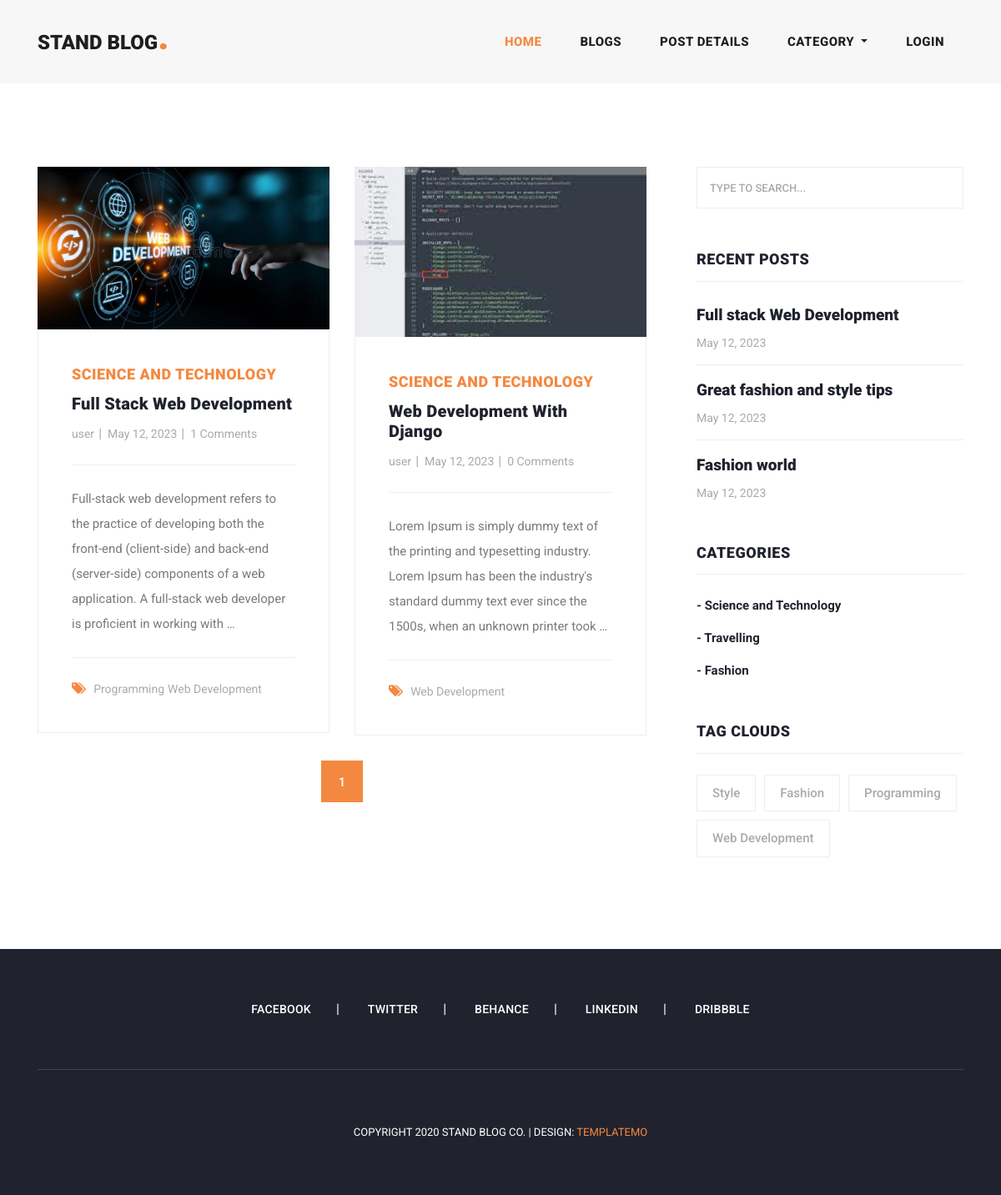
The app's page /category_blogs/science-and-technology/ with its own data.
### blog/models.py (models this page shows, shortened)
class Blog(models.Model):
    user = models.ForeignKey(User, related_name="user_blogs",on_delete=models.CASCADE)
    category = models.ForeignKey(Category,related_name="category_blogs",on_delete=models.CASCADE)
    tags = models.ManyToManyField(Tag,related_name="tag_blogs",blank=True)
    likes = models.ManyToManyField(User,related_name="user_likes", blank=True)
    title = models.CharField(max_length=140)
    slug = models.SlugField(null=True,blank=True)
    blog_image = models.ImageField(upload_to="blog_images")
    description = models.TextField()
    created = models.DateField(auto_now_add=True)

class Category(models.Model):
    title = models.CharField(max_length=150,unique=True)
    slug = models.SlugField(null=True,blank=True)
    created = models.DateField(auto_now_add=True)

class Tag(models.Model):
    title = models.CharField(max_length=150)
    slug = models.SlugField(null=True,blank=True)
    created = models.DateField(auto_now_add=True)

### user/models.py (models this page shows, shortened)
class User(AbstractUser):
    email = models.EmailField(
        max_length=150,
        unique=True,
        error_messages={
            "unique": "The email must be unique"
        }
    )
    profile_image = models.ImageField(
        null=True,
        blank=True,
        upload_to="profile_images"
    )
    REQUIRED_FIELDS = ["email"]
    objects = CustomUserManager()

### blog/views.py (the view)
# urls.py: path('category_blogs/<str:slug>/',category_blogs,name='category_blogs'),
def category_blogs(request,slug):
    category = get_object_or_404(Category, slug=slug)
    queryset = category.category_blogs.all()
    tags = Tag.objects.order_by('created')[:4]
    page = request.GET.get('page',1)
    paginator = Paginator(queryset, 2)
    recentblogs = Blog.objects.order_by('-created')[:5]
    try:
        blogs = paginator.page(page)
    except EmptyPage:
        blogs = paginator.page(1)
    except PageNotAnInteger:
        blogs = paginator.page(1)
        return redirect('blogs')
    context = {"blogs": blogs, "tags": tags, "recentblogs": recentblogs}
    return render(request, 'category_blogs.html',context)

### blog/context_processors.py (called while the page is built)
def get_all_categories(request):
    categories = Category.objects.all()
    context = {
        "categories": categories
    }
    return context

### templates/category_blogs.html (shortened to what this page needs)
{% extends 'main.html' %}
{% load static %}
{% block content %}
    <section class="blog-posts grid-system">
      <div class="container">
        <div class="row">
          <div class="col-lg-8">
            <div class="all-blog-posts">
              <div class="row">
                {% for blog in blogs %}
                {% include 'blog_card.html' %}
                {% endfor %}
                <div class="col-lg-12">
                  {% include 'pagination.html' %}
                </div>
              </div>
            </div>
          </div>
          {% include 'sidebar.html' with blogs=recentblogs %}
        </div>
      </div>
    </section>
{% endblock content %}

### templates/blog_card.html
{% load static %}
<div class="col-lg-6">
    <div class="blog-post">
      <div class="blog-thumb">
        <img src="{{blog.blog_image.url}}" alt="">
      </div>
      <div class="down-content">
        <span>{{blog.category.title}}</span>
        <a href="{% url 'blog_details' blog.slug %}"><h4>{{blog.title}}</h4></a>
        <ul class="post-info">
          <li><a href="#">{{blog.user.username}}</a></li>
          <li><a href="#">{{blog.created}}</a></li>
          <li><a href="#">{{blog.blog_comments.all.count}} Comments</a></li>
        </ul>
        <p>{{blog.description|truncatewords:"30"}}</p>
        <div class="post-options">
          <div class="row">
            <div class="col-lg-12">
              <ul class="post-tags">
                <li><i class="fa fa-tags"></i></li>
                {% if blog.tags.all.count > 0 %}
                {% for tag in blog.tags.all %}
                  <li><a href="">{{tag.title}}</a></li>
                {% endfor %}
                {% else %}
                None
                {% endif %}
              </ul>
            </div>
          </div>
        </div>
      </div>
    </div>
  </div>

### templates/sidebar.html
<div class="col-lg-4">
    <div class="sidebar">
      <div class="row">
        <div class="col-lg-12">
          <div class="sidebar-item search">
            <form id="search_form" name="gs" method="GET" action="#">
              <input type="text" name="q" class="searchText" placeholder="type to search..." autocomplete="on">
            </form>
          </div>
        </div>
        <div class="col-lg-12">
          <div class="sidebar-item recent-posts">
            <div class="sidebar-heading">
              <h2>Recent Posts</h2>
            </div>
            <div class="content">
              <ul>
                {% for blog in blogs|slice:"3" %}
                <li><a href="">
                  <h5>{{blog.title}}</h5>
                  <span>{{blog.created}}</span>
                </a></li>
                {% endfor %}
              </ul>
            </div>
          </div>
        </div>
        <div class="col-lg-12">
          <div class="sidebar-item categories">
            <div class="sidebar-heading">
              <h2>Categories</h2>
            </div>
            <div class="content">
              <ul>
                {% for category in categories %}
                <li><a href="{% url  'category_blogs' category.slug %}">- {{category.title}}</a></li>
                {% endfor %}
              </ul>
            </div>
          </div>
        </div>
        <div class="col-lg-12">
          <div class="sidebar-item tags">
            <div class="sidebar-heading">
              <h2>Tag Clouds</h2>
            </div>
            <div class="content">
              <ul>
                {% for tag in tags %}
                <li><a href="{% url 'tag_blogs' tag.slug %}">{{tag.title}}</a></li>
                {% endfor %}
              </ul>
            </div>
          </div>
        </div>
      </div>
    </div>
  </div>

### assets/css/templatemo-stand-blog.css (style rules this page uses)
body { font-family: 'Roboto', sans-serif; overflow-x: hidden; text-rendering: optimizeLegibility; -webkit-font-smoothing: antialiased; -moz-osx-font-smoothing: grayscale; }
p { margin-bottom: 0px; font-size: 15px; font-weight: 400; color: #7a7a7a; line-height: 30px; }
a { text-decoration: none!important; }
ul { padding: 0; margin: 0; list-style: none; }
h1,h2,h3,h4,h5,h6 { margin: 0px; }
.blog-posts { margin-top: 100px; }
.blog-posts .blog-post { margin-bottom: 30px; }
.blog-posts .blog-thumb img { width: 100%; overflow: hidden; }
.blog-posts .down-content { padding: 40px; border-right: 1px solid #eee; border-left: 1px solid #eee; border-bottom: 1px solid #eee; }
.blog-posts .down-content span { font-size: 18px; text-transform: uppercase; letter-spacing: 0.5px; font-weight: 900; color: #f48840; }
.blog-posts .down-content h4 { font-size: 24px; text-transform: capitalize; letter-spacing: 0.5px; font-weight: 900; color: #20232e; margin: 10px 0px 12px 0px; }
.blog-posts .down-content ul.post-info li { display: inline-block; margin-right: 8px; }
.blog-posts .down-content ul.post-info li:after { content: '|'; color: #aaa; margin-left: 8px; }
.blog-posts .down-content h4 { font-size: 20px; letter-spacing: 0.25px; }
.grid-system .down-content ul.post-info li { margin-right: 3px; }
.grid-system .down-content ul.post-info li:after { margin-left: 5px; }
.blog-posts .down-content ul.post-info li:last-child::after { display: none; }
.blog-posts .down-content ul.post-info li a { font-size: 14px; color: #aaa; font-weight: 400; transition: all .3s; }
.blog-posts .down-content p { padding: 25px 0px; margin: 25px 0px; border-top: 1px solid #eee; border-bottom: 1px solid #eee; }
.blog-posts .down-content ul.post-tags li, .blog-posts .down-content ul.post-share li { display: inline-block; }
.blog-posts .down-content ul.post-tags li:first-child i, .blog-posts .down-content ul.post-share li:first-child i { color: #f48840; margin-right: 5px; }
.blog-posts .down-content ul.post-tags li, .blog-posts .down-content ul.post-share li { color: #aaa; }
.blog-posts .down-content ul.post-tags li a, .blog-posts .down-content ul.post-share li a { font-size: 14px; color: #aaa; font-weight: 400; transition: all .3s; }
.blog-posts .sidebar-heading h2 { font-size: 18px; text-transform: uppercase; font-weight: 900; letter-spacing: 0.5px; color: #20232e; border-bottom: 1px solid #eee; padding-bottom: 15px; margin-bottom: 25px; }
.sidebar { margin-left: 30px; }
.sidebar .sidebar-item { margin-top: 50px; }
.sidebar .search { margin-top: 0px; }
.sidebar .sidebar-heading h2 { font-size: 18px; text-transform: uppercase; font-weight: 900; letter-spacing: 0.5px; color: #20232e; border-bottom: 1px solid #eee; padding-bottom: 15px; margin-bottom: 25px; }
.sidebar .search input { width: 100%; height: 50px; border: 1px solid #eee; font-size: 13px; text-transform: uppercase; font-weight: 500; color: #7a7a7a; outline: none; padding: 0px 15px; }
.sidebar .search input::placeholder { color: #aaa; }
.sidebar .recent-posts ul li { margin-bottom: 15px; padding-bottom: 15px; border-bottom: 1px solid #eee; }
.sidebar .recent-posts ul li:last-child { margin-bottom: 0px; padding-bottom: 0px; border-bottom: none; }
.sidebar .recent-posts ul li h5 { font-size: 19px; font-weight: 900; color: #20232e; line-height: 30px; transition: all 0.3s; }
.sidebar .recent-posts ul li span { display: block; font-size: 14px; color: #aaa; margin-top: 8px; }
.sidebar .categories ul li { margin-bottom: 15px; }
.sidebar .categories ul li:last-child { margin-bottom: 0px; }
.sidebar .categories ul li a { font-size: 15px; font-weight: 700; color: #20232e; transition: all .3s; }
.sidebar .tags ul li { margin-right: 6px; display: inline-block; }
.sidebar .tags ul li { margin-bottom: 10px; }
.sidebar .tags ul li a { font-size: 15px; font-weight: 500; color: #aaa; display: inline-block; border: 1px solid #eee; padding: 10px 18px; transition: all .3s; }

### records on screen
Blog: blog_image (picture), category "SCIENCE AND TECHNOLOGY", title "Full Stack Web Development", user.username "user", created "May 12, 2023", blog_comments.all.count "1", description "Full-stack web development refers to the practice of developing both the front-end (client-side) and back-end (server-side) components of a web application. A full-stack web developer is proficient in working with …", title "Full stack Web Development"
Tag: title "Programming"
Tag: title "Web Development"
Blog: blog_image (picture), category "SCIENCE AND TECHNOLOGY", title "Web Development With Django", user.username "user", created "May 12, 2023", blog_comments.all.count "0", description "Lorem Ipsum is simply dummy text of the printing and typesetting industry. Lorem Ipsum has been the industry's standard dummy text ever since the 1500s, when an unknown printer took …"
Blog: title "Great fashion and style tips", created "May 12, 2023"
Blog: title "Fashion world", created "May 12, 2023"
Category: title "Science and Technology"
Category: title "Travelling"
Category: title "Fashion"
Tag: title "Style"
Tag: title "Fashion"

### other values on screen
{{ page }} "1"
